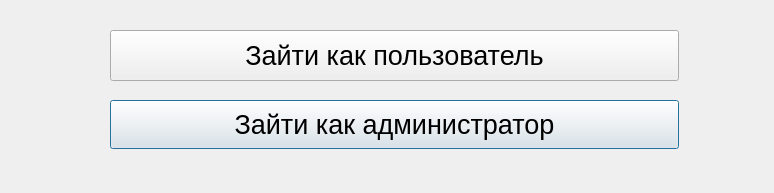
<?xml version="1.0" encoding="UTF-8"?>
<ui version="4.0">
 <class>Dialog</class>
 <widget class="QDialog" name="Dialog">
  <property name="geometry">
   <rect>
    <x>0</x>
    <y>0</y>
    <width>774</width>
    <height>193</height>
   </rect>
  </property>
  <property name="windowTitle">
   <string>Lol</string>
  </property>
  <widget class="QPushButton" name="admin_btn">
   <property name="geometry">
    <rect>
     <x>110</x>
     <y>100</y>
     <width>569</width>
     <height>49</height>
    </rect>
   </property>
   <property name="font">
    <font>
     <pointsize>20</pointsize>
    </font>
   </property>
   <property name="text">
    <string>Зайти как администратор</string>
   </property>
  </widget>
  <widget class="QPushButton" name="user_btn">
   <property name="geometry">
    <rect>
     <x>110</x>
     <y>30</y>
     <width>569</width>
     <height>51</height>
    </rect>
   </property>
   <property name="font">
    <font>
     <pointsize>20</pointsize>
    </font>
   </property>
   <property name="text">
    <string>Зайти как пользователь</string>
   </property>
  </widget>
 </widget>
 <resources/>
 <connections/>
</ui>
